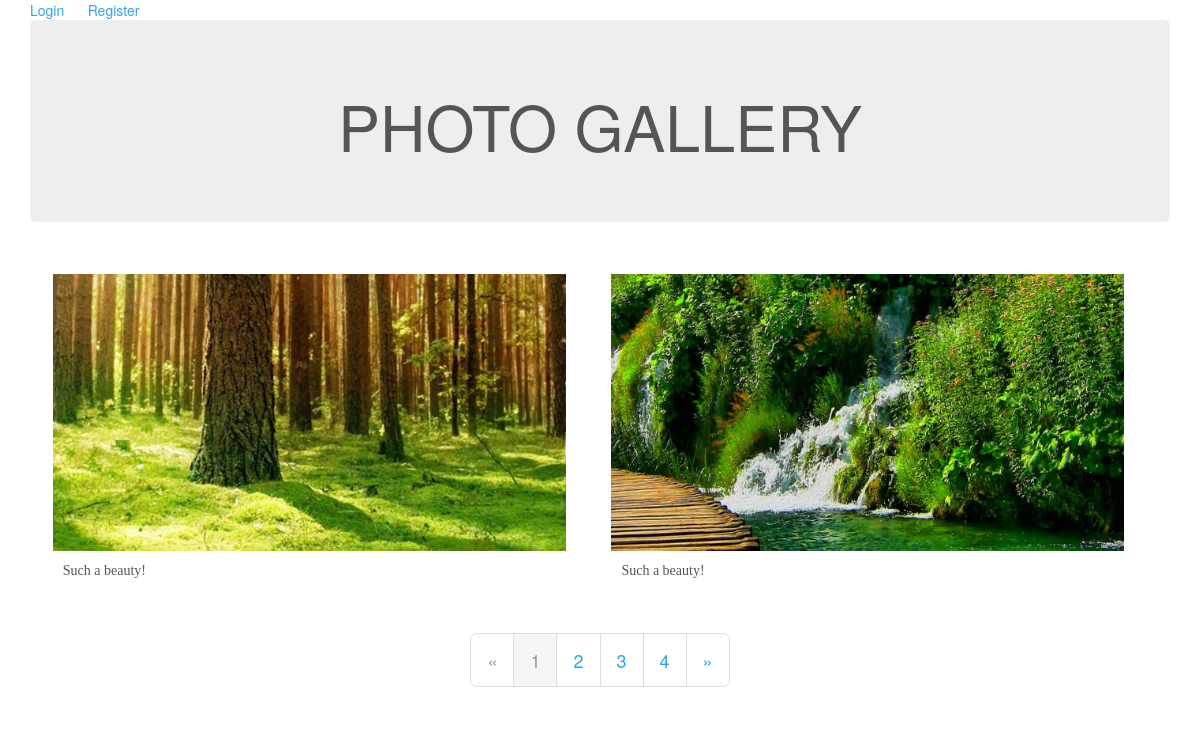
The page / on the database its author committed.
### tables this page shows
CREATE TABLE `photos` (
  `id` int(11) NOT NULL,
  `filename` varchar(255) NOT NULL,
  `caption` varchar(255) NOT NULL
);

### lib/Pagination.php (called while the page is built, shortened)
<?php
class Pagination {
	public $current;
	public $per_page = 2;
	public $pages;
	public function __construct() {
		$this->current = 1;
		$x = new Dbobject("photos");
		$this->items = $x->count_all();
		$this->pages = (int)ceil($this->items/$this->per_page);
	}
	public function next_page() {
		return $this->current + 1;
	}
	public function prev_page() {
		return $this->current - 1;
	}
	public function has_next_page() {
		return $this->next_page() <= $this->pages;
	}
	public function has_prev_page() {
		return $this->prev_page() > 0;
	}
	public function get_photos() {
		$offset = $this->per_page * ($this->current - 1);
		$sql = "LIMIT " . $this->per_page . " OFFSET " . $offset;
		$ph = new Dbobject("photos");
		$result = $ph->query_sql($sql);
		return $result;
	}
}
?>

### lib/Dbobject.php (called while the page is built, shortened)
<?php
class Dbobject {
	public $table;
	public function __construct($val) {
		$this->table = $val;
	}
	public function count_all() {
		$sql = "SELECT COUNT(*) AS qty FROM " . $this->table;
		$stmt = Database::$conn->prepare($sql);
		$stmt->execute();
		$result = $stmt->fetch(PDO::FETCH_ASSOC);
		return (int)$result["qty"];
	}
	public function query_sql($arg) {
		$sql = "SELECT * FROM " . $this->table;
		$sql .= " "  . $arg;
		$stmt = Database::$conn->prepare($sql);
		$stmt->execute();
		$result = $stmt->fetchAll(PDO::FETCH_ASSOC);
		return $result;
	}
}
?>

### index.php (the view, shortened to what this page needs)
<?php
require_once "lib/Database.php";
require_once "lib/Dbobject.php";
require_once "lib/Pagination.php";
$pag = new Pagination();
if (isset($_GET["page"]))
	$pag->current = (int)$_GET["page"];
else
	$pag->current = 1;
$items = $pag->get_photos();
require_once "header.php";
?>
	<div class="login">
		<?php
		if (!isset($_SESSION["access"])) {
		?>
			<a href="login.php">Login</a>
			<a href="register.php">Register</a>
		<?php } elseif ($_SESSION["access"] == 1) { ?>
			<a href="admin/photos.php">Add/Edit Photo</a>
			&nbsp;&nbsp;&nbsp;&nbsp;
			<a href="logout.php">Logout</a>
		<?php } elseif ($_SESSION["access"] == 2) { ?>
			<a href="admin/index.php">Admin Panel</a>
			&nbsp;&nbsp;&nbsp;&nbsp;
			<a href="logout.php">Logout</a>
		<?php }?>
	</div>
	<div class="jumbotron">
		<h1>PHOTO GALLERY</h1>
	</div>
	<div class="gallery">
		<?php
			foreach ($items as $item) { ?>
				<figure>
				<a href="image.php?id=<?=$item['id']?>">
					<img src="uploads/<?=$item['filename']?>">
				</a>
				<figcaption>
					<?=$item["caption"]?>
				</figcaption>
				</figure>
			<?php } ?>
	</div>
	<ul class="pagination pagination-lg">
		<?php
		if ($pag->has_prev_page()) {
			echo '<li><a href="index.php?page=';
			echo $pag->prev_page();
			echo '">&laquo;</a></li>';
		} else {
			echo '<li class="disabled"><a href="">&laquo;</a></li>';
		}
		for ($i = 1; $i <= $pag->pages; $i++) {
			echo "<li";
			if ($i == $pag->current) echo " class='active'";
			echo"><a href='index.php?page=" . $i. "'>";
			echo $i;
			echo "</a></li>";
		}
		if ($pag->has_next_page()) {
			echo '<li><a href="index.php?page=';
			echo $pag->next_page();
			echo '">&raquo;</a></li>';
		} else {
			echo '<li class="disabled"><a href="">&raquo;</a></li>';
		}
		?>
	</ul>
</div>
</body>
</html>

### css/styles.css (style rules this page uses)
h1, h2 { text-align: center; }
div.gallery { overflow: auto; }
div.gallery figure { float: left; width: 45%; margin: 2%; }
div.gallery figure img { width: 100%; }
figure figcaption { padding: 10px; font-family: cursive; }
ul.pagination { display: flex; justify-content: center; }

### rows shown on the page
photos: filename (picture), caption "Such a beauty!"
photos: filename (picture), caption "Such a beauty!"
